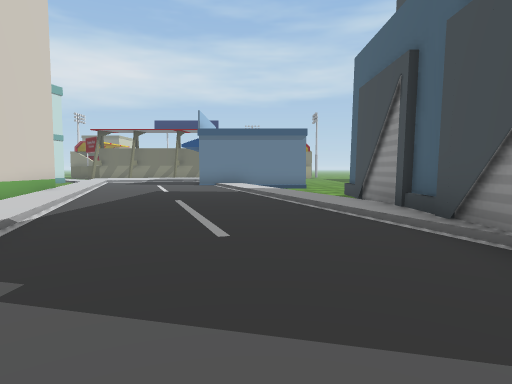
View 1 (above)

24 first-person views from a walk through a 3-D level made in the Unity game engine. The camera is 1.4 m above the floor, tilts 4° down and sees 75° across. The floor is counted in squares, 2 m on a side. Each view is taken from the middle of a square. On the plan, view 1 faces up. The plan holds only what a view shows up to about 10 squares ahead; the rest is blank. The place goes on beyond the plan. The terrain is drawn as flat ground. The player character is not drawn. Some surface patterns are stand-ins.

View 2
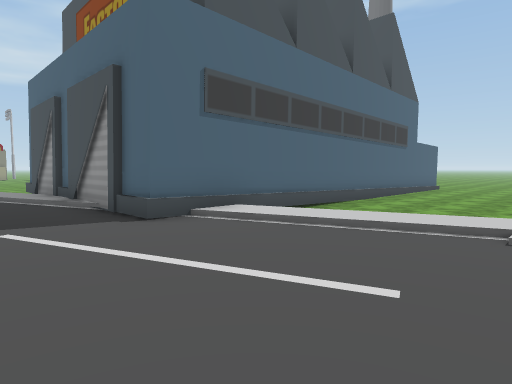

View 3
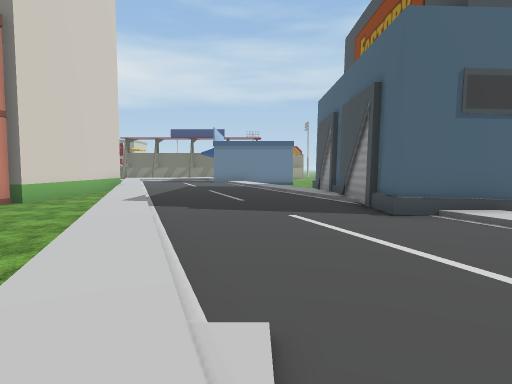

View 4
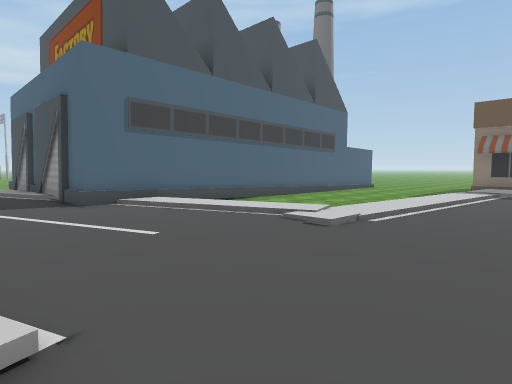

View 5
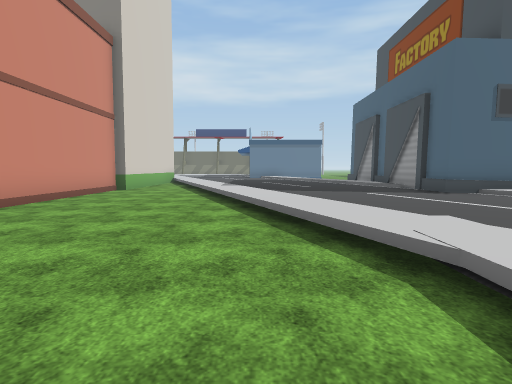

View 6
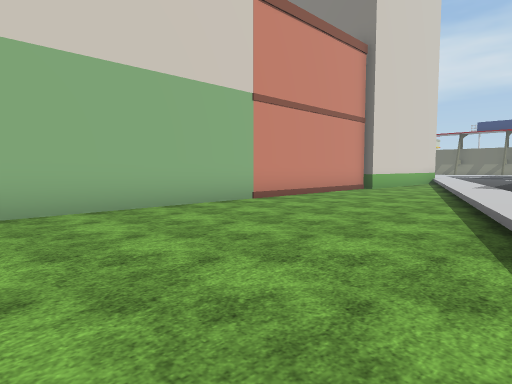

View 7
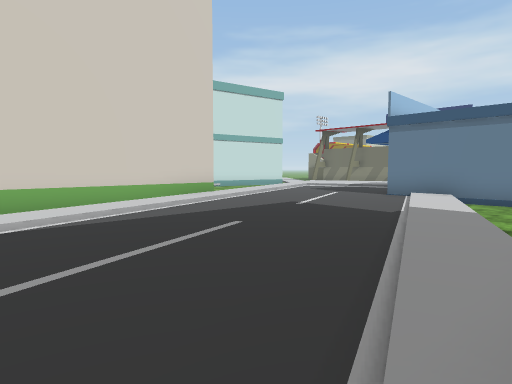

View 8
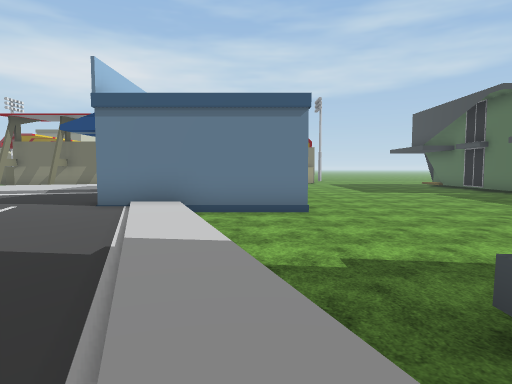

View 9
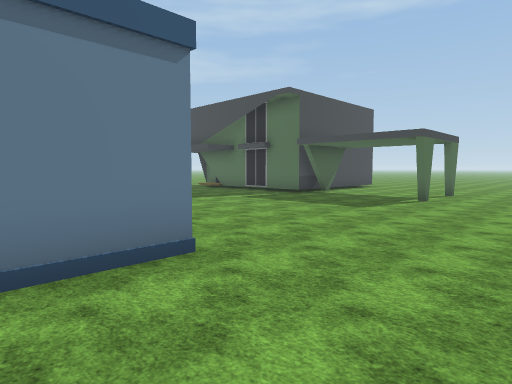

View 10
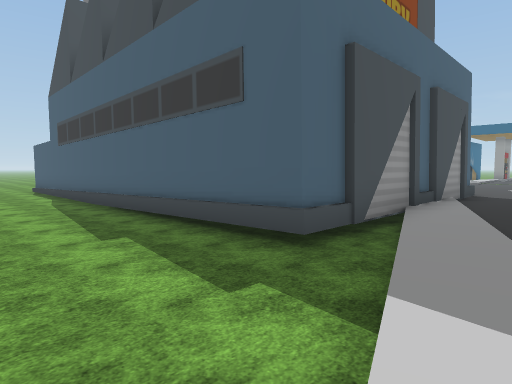

View 11
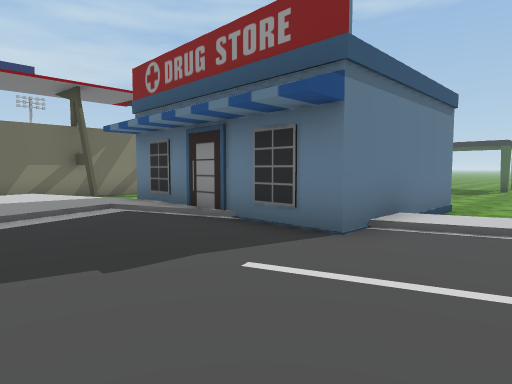

View 12
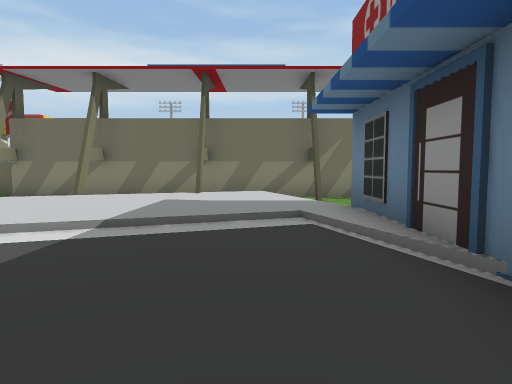

View 13
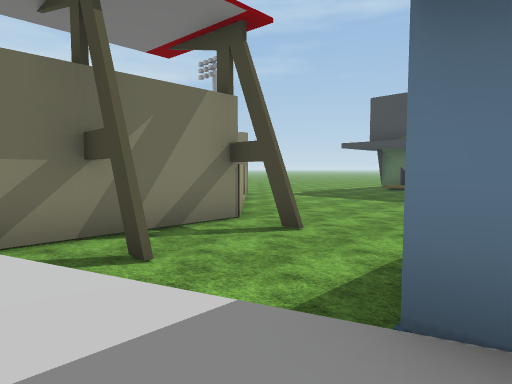

View 14
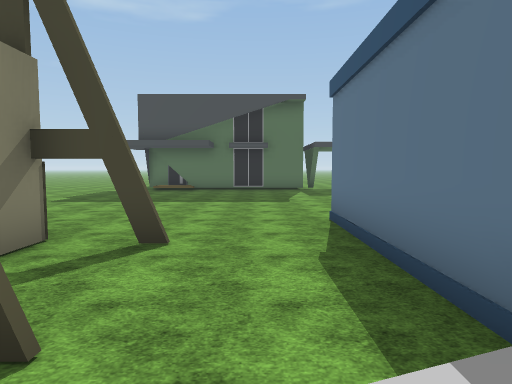

View 15
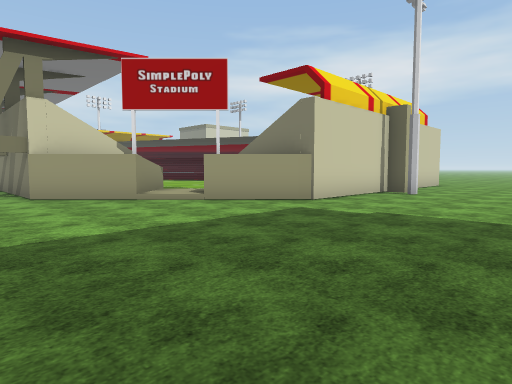

View 16
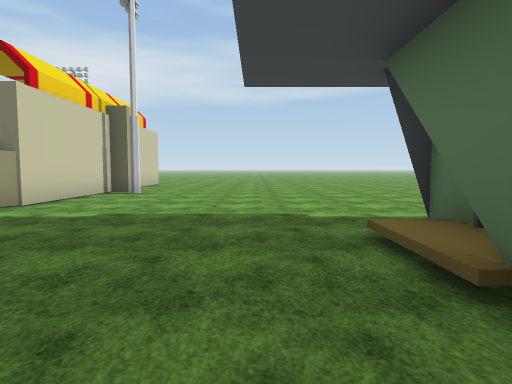

View 17
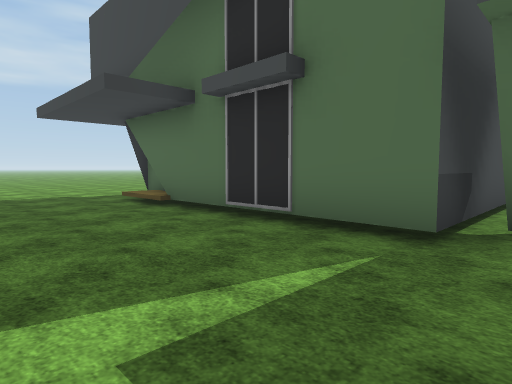

View 18
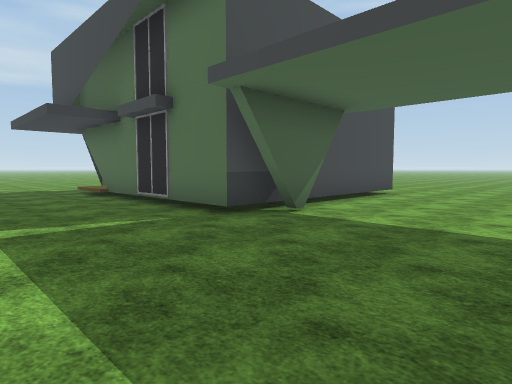

View 19
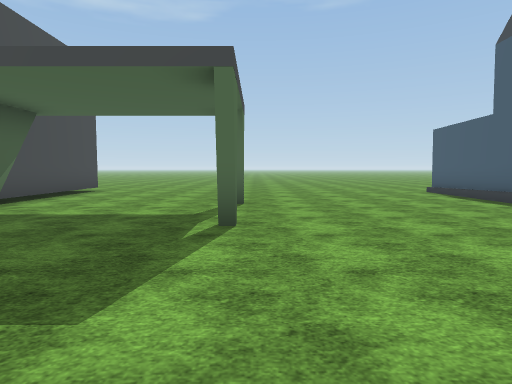

View 20
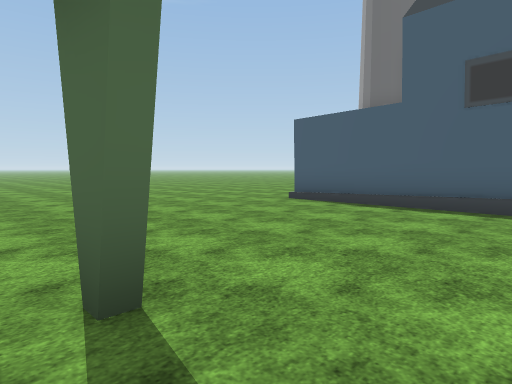

View 21
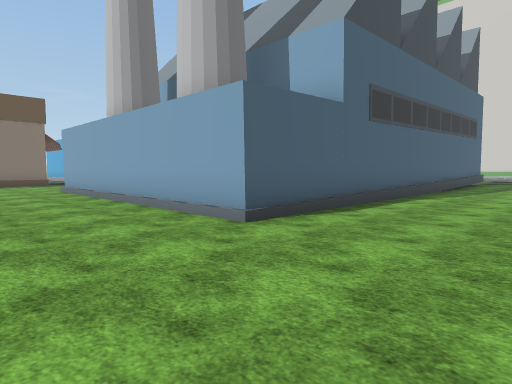

View 22
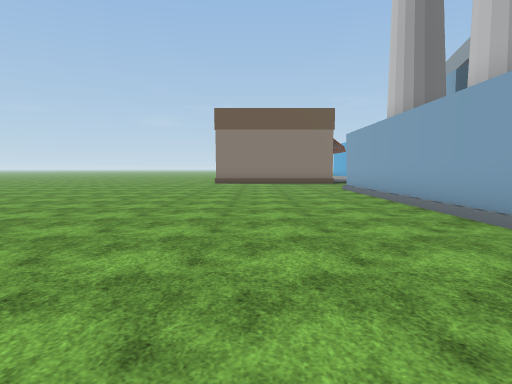

View 23
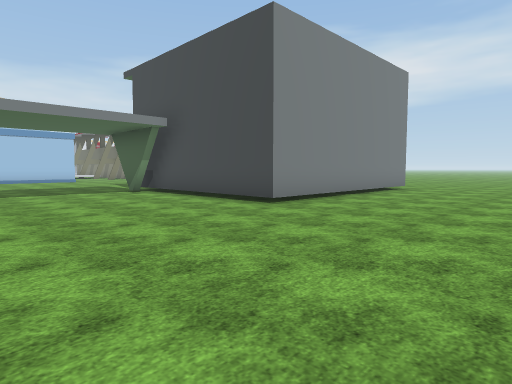

View 24
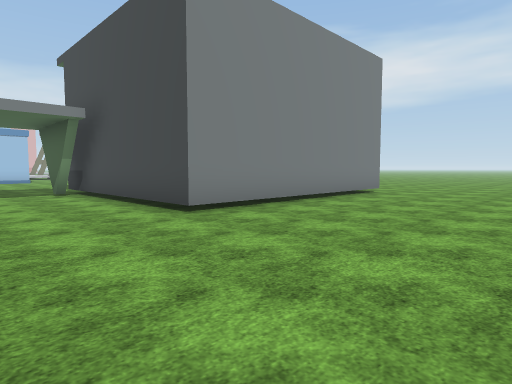

### Floor plan
Key: @ floor where view 1 was taken; # wall or solid block; . main floor; : floor 0.25 m higher than the main floor; + floor 0.5 m higher than the main floor; / step, stairs or slope; ^ raised ledge; O other object.
Columns run from 9 left of view 1 to 22 right of it. Each row starts with its distance up from view 1.
 32              ##........
 31              #.#.......
 30              #.........
 29              #.........
 28             ##........
 27          ^::#.........     ..
 26           ^:/........     ....
 25          ##.........#    #....
 24 ##########..........#    #....
 23      /..............#    #....
 22  #//++.#.#..........#    #....
 21 /+++++/.............#    #....
 20 ++++++/.............#    #.....
 19  ++++++#####........######.....
 18   +//:/#      .................
 17   ::::/#    ...................
 16    ::::#    ...................
 15    ::::#    ...................
 14    ::::#####.......#..#........
 13    /:::://......................
 12    /:::://......................
 11     :::::+....................
 10   O//:::://....................
  9   O//:::://.OOOOOOOO............
  8   O +:::::+.OO    OOOOOOOO......
  7   O //:::://OO       OOOOO......
  6   O //:::://OO       OOOOO......
  5   O..+:::::/OO      OOO  O......
  4   O..//::::/OO         OOO......
  3   #../+::::/OO        OOOO......
  2   #...+/::::OO O  O   OO O......
  1   #...//::::OOOOOOOO     O.
  0   #....+:@:::+......
 -1   #....//::::// .....
 -2   O....//::::// .....
 -3   O.....+:::::+.....
 -4   O.....//:::/+:::://
 -5   O.....//::::::::///
 -6   O.....//::::::::::
 -7     ....//::::

Where each view was taken, in squares from view 1:
view 1: 0 up, 0 right, facing up
view 2: 4 down, 0 right, facing up-right
view 3: 5 down, 0 right, facing up
view 4: 7 down, 0 right, facing up-right
view 5: 7 down, 2 left, facing up
view 6: 7 down, 1 left, facing up-left
view 7: 4 up, 2 right, facing up-left
view 8: 7 up, 1 right, facing up
view 9: 11 up, 0 right, facing up-right
view 10: 12 up, 0 right, facing down-right
view 11: 12 up, 6 left, facing up-right
view 12: 14 up, 4 left, facing up
view 13: 19 up, 4 left, facing up-right
view 14: 21 up, 4 left, facing right
view 15: 22 up, 9 right, facing up-left
view 16: 22 up, 9 right, facing up
view 17: 18 up, 7 right, facing up-right
view 18: 15 up, 7 right, facing up-right
view 19: 14 up, 6 right, facing right
view 20: 15 up, 11 right, facing down-right
view 21: 12 up, 19 right, facing down-left
view 22: 12 up, 19 right, facing down
view 23: 14 up, 21 right, facing up-left
view 24: 16 up, 21 right, facing up-left
